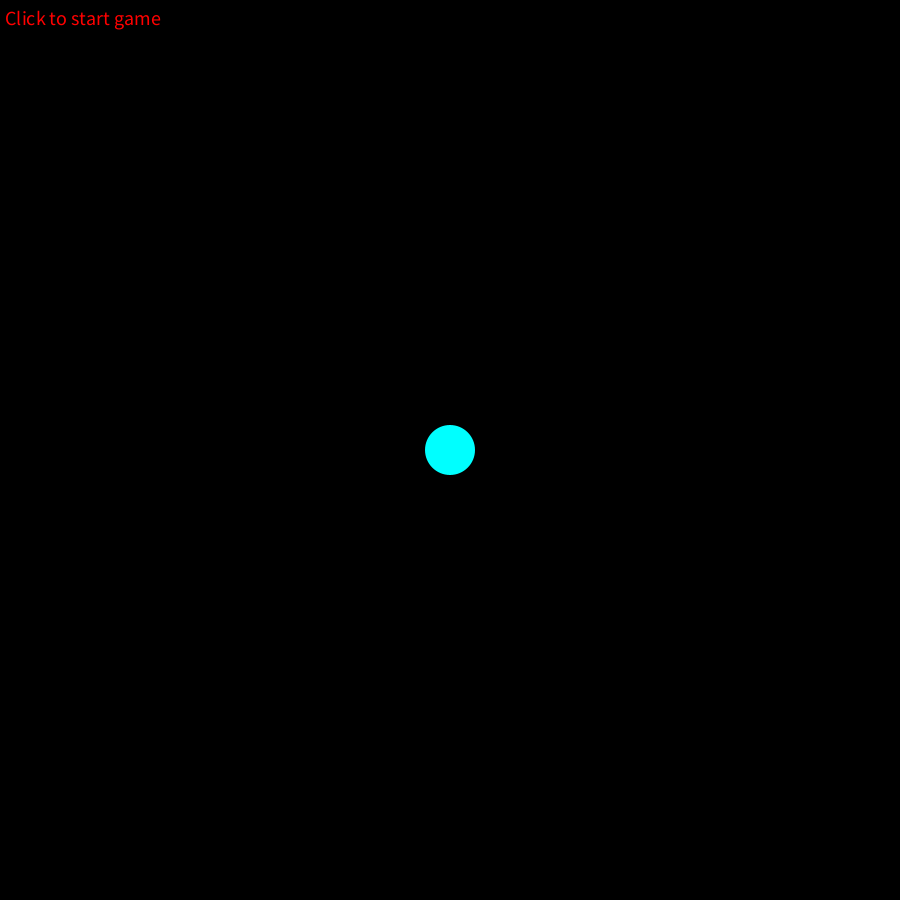
Frame 1 (no input)
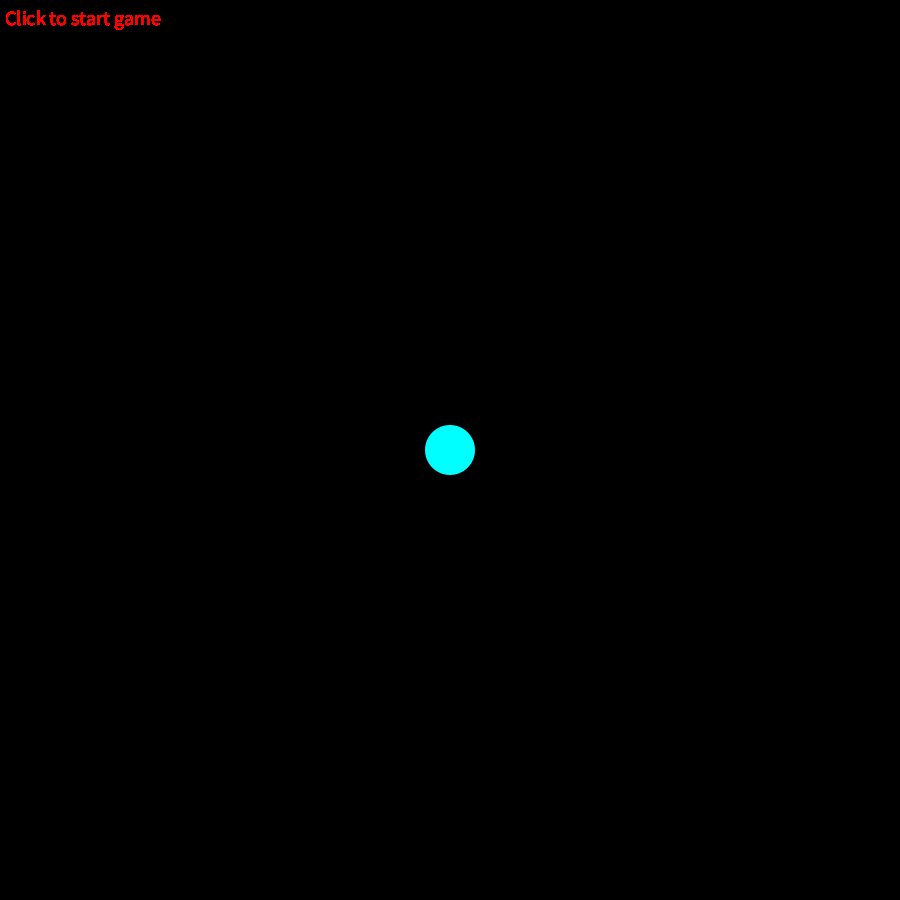
Frame 60 (the mouse pressed at the canvas centre just before this capture)
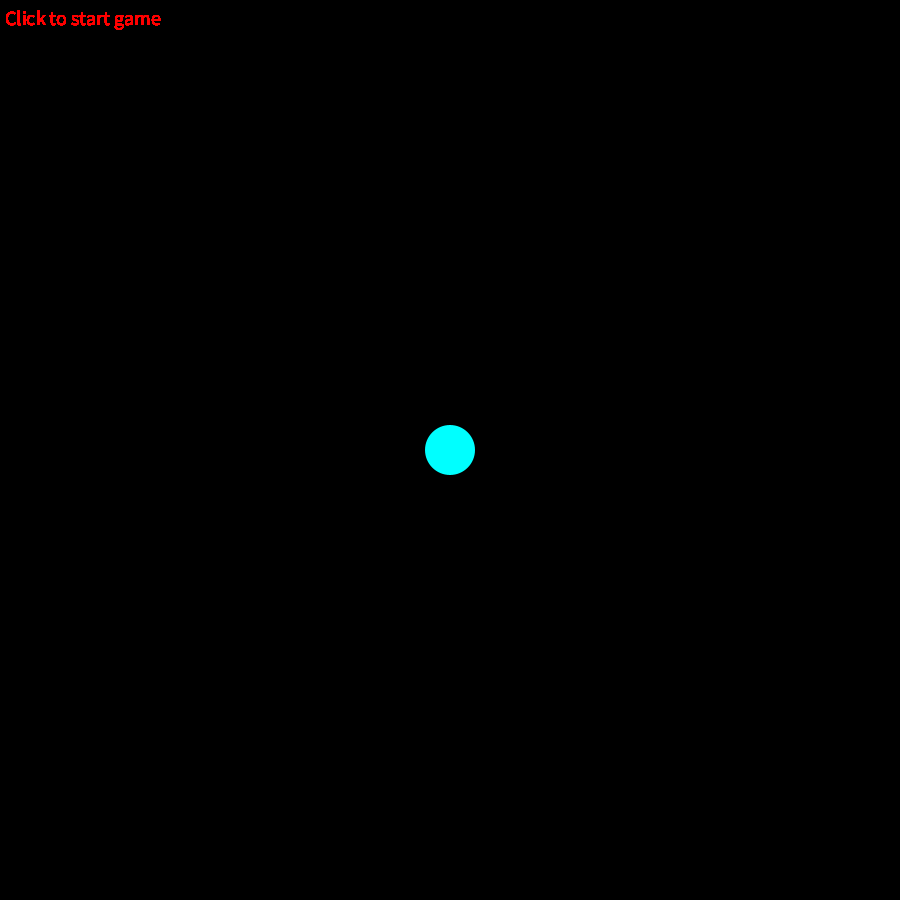
Frame 120 (the mouse held since frame 60 and released just before this capture)

The Processing sketch that drew these frames (run headless with seeded random() and noise(); from frame 60 on, the mouse is pressed at the canvas centre):

// Processing sketch: CircleDodge
// ── CircleDodge.pde
/**
 * Circle Dodge Game's main file CircleDodge.pde
 * 
 * @author Taisann Kham
 * @version 1.0 Course : ITEC 2140, Fall, 2020 Written: Spring 2020 (Janurary - May)
 * 
 * This file is similar to a Java class that contains the main method. 
 * The Processing game engine ("the main method") starts executing the game by 
 * invoking the method setup() and then will invoke draw() 60 times/sec (the default frame rate).
 * The frame rate can be changed.
 *          
 * The two most important methods in this file:
 *  setup():  Initilize variables when app is started, only one time.
 *  draw():   Update variables. Executed over and over again.
 */
final public int BLACK = color(0, 0, 0);  
final public int RED = color(255, 0, 0);

public Player player;
public Enemy[] enemies;

public boolean start; // a boolean variable that represents whetner the game is started.
public int score = 0; // score earned


/**
 * Method: setup()
 *
 * This method is only invoked once when the game is started.
 * It does a couple of standard things, such as initializes window size, applies background color.
 * Then it initializes variables, such as player location, score, and etc.
 */
 void setup() {
  // Initilize the window size.
  // size() must be called before all other Processing method calls, such as noStroke(). 
  // Both parameters have to be constant: the first is width and the second is height.
  size(900, 900); 
  
  // Disable the layer.
  noStroke();
  
  // Background color to be black
  background(BLACK);

  start = false;  //Before player click to start the game, it is set to false
  score = 0;      //set score to 0

  player = new Player(this);
  enemies = new Enemy[9];
  for (int i =0; i<9; i++) {
    enemies[i] = new Enemy(this);
  }

}


/*  
 * Method: draw
 
 * This method will be invoked in a loop, each iteration drawing a frame as in a movie.
 * The default frame rate (which can be changed) is 60 frames/sec.
 *
 * Any change to the game (variable changes) should happen here. 
 * Note that drawing in Processing uses the rule of stack:
 * - First shape/img will be at the bottom. 
 * - Shape/image drawn later will be on top.
 *
 * When the game hasn't started yet, display instruction.
 * When the game has started, display score and draw player.
 * Increase the score by 1.
 */
void draw() {
  if (!start) {
    displayInst(); //display instruction if not started yet
  }
  if (start) {
    background(BLACK); //repaint the background each frame to hide previous frame
    displayScore(); //display score
    player.drawPlayer();   //draw the player where the mouse is

    for (int i=0; i<9; i++) {
      player.collide(enemies[i]); //check whether collide with enemies[i]   
      enemies[i].drawEnemy(); //draw enemies[i]
    }
  }
  score++;  //increase the score with the passing of time
}

/*  
 * Method: displayInst
 * 
 * Display a text at the upper left corner of the window, starting at coordinates (5, 25).
 */
public void displayInst() {
  textSize(20);
  fill(RED);
  text("Click to start game", 5, 25);
}

/*  
 * Method: displayScore
 * 
 * Display the score at the upper left corner of the window, starting at coordinates (5, 25).
 */
public void displayScore() {
  textSize(20);
  fill(RED);
  text("Score: " + score, 5, 25);
}





/**
 * Method: keyPressed
 *
 * Called when a key is pressed. 
 * 
 * If the key pressed is the ENTER key, start the game.
 */
public void keyPressed() {
  if (key == ENTER) {
    start = true;
  }
}

/**
 * Method: mouseClicked
 *
 * Called when mouses is clicked to start the game.
 */
public void mouseClicked(){
  start = true;
}

// ── Enemy.pde
/**
 * Circle Dodge Game's enemy class, Enemy.
 * 
 * @author Taisann Kham
 * @version 1.0 Course : ITEC 2140, Fall, 2020 Written: Spring 2020 (Janurary - May)
 * 
 * Enemy class contains the attributes and methods for an enemy.
 */
public class Enemy {
  final private int BLACK = color(0, 0, 0);  
  final private int RED = color(255, 0, 0);
  final private int GREEN = color(0, 255, 0); 
  final private int PURPLE = color(255, 0, 255);
  final private int YELLOW = color(255, 255, 0);
  private int enemyStartingEdge; //enemy's random starting location (either x or y)
  private float enemyX;     //x coordinate of the center of the enemy circle
  private float enemyY;     //y coordinate of the center of the enemy circle
  private int enemySize;    //diameter of the enemy circle
  private color enemyColor; //color of the enemy circle
  private float enemySpeed; //enemy's moving speed
  private float enemySpeedAdjustor = 0.5;  /* Use a value between 0.1 and 1.0 
to change the enemy speed. Smaller value will slow down the enemy, making
it easier for testing the game. */
  private CircleDodge game;
  private int type;
  private int timeSinceSpawned;
  
  /**
   * Method: Enemy class constructor
   *
   * Initialize the attributes.
   * For type:
   *   1 purple chaser (will die after chasing for 300 frames' time)
   *   2 yellow fast
   *   3 gree big slow
   *   4 red regular
   */
  public Enemy(CircleDodge game) {
    this.game = game;
    spawnEnemy();
  }
  
  /**
   * Method: getEnemyX
   */
  public float getEnemyX() {
    return enemyX;
    
  }

  /**
   * Method: getEnemyY
   */
  public float getEnemyY() {
    return enemyY;
    
  }

  /**
   * Method: getEnemySize
   */
  public float getEnemySize() {
    return enemySize;
    
  }

  /**
   * Method: spawnEnemy
   *
   * This method will create an enemy circle just outside of the window.
   */
  public void spawnEnemy()
  {
    timeSinceSpawned = 0;
    type = 1 + (int) random(4); //type is randomly generated (1 to 4).
    
    if(type == 1) //Chaser Enemy
    {
      enemySize = 50;
      enemyColor = PURPLE;
      enemySpeed = 4;
    }
    
    if (type == 2) //Fast Enemy
    {
      enemySize = 20;
      enemyColor = YELLOW;
      enemySpeed = 11;
    }
    else if (type == 3) //Big Enemy
    {
      enemySize = 200;
      enemyColor = GREEN;
      enemySpeed = 4;
    }    
    else     //Regular Enemy
    {
      enemySize = 50;
      enemyColor = RED;
      enemySpeed = 7;
    }
    
    //random(4) generate a random float value in range [0, 4)
    //after converting to int, it has possible values 0, 1, 2, and 3.
    //0 - left, 1 - right, 2 - top, 3 - bottom
    //enemyStartingEdge = (int) random(4); 
    enemyStartingEdge = 2;
    
    if(enemyStartingEdge == 0) //Spawn from Left Edge of the Window 
    {
      //set x to a value that is to the left of the window's left edge. 
      //The enemy circle will be invisible
      enemyX = 0 - enemySize - 5;
      //set y to a random value between 0 and the window's height.
      enemyY = random(0, game.height);
    }
    else if(enemyStartingEdge == 1)  //Spawn from Right Edge of the Window 
    {
      //set x to be outside the right edge of the window
      enemyX = game.width + enemySize + 5;  
      //set y to a random value between 0 and the window's height
      enemyY = random(0, game.height); 
    }
    
    if(enemyStartingEdge == 2) //Spawn from Top Edge of the Window 
    {
      //set x to a random value between 0 and the window's width
      enemyX = random(0, game.width); 
      //set y to be above the top edge of the window
      enemyY = 0 - enemySize - 5; 
    }
    
    else  //enemyStartingEdge == 3: Spawn from Bottom Edge of the Window 
    {
      //set x to a random value between 0 and the window's width
      enemyX = random(0, game.width); 
      //set y to be below the bottom edge of the window
      enemyY = game.height + enemySize + 5; 
    }
    
    
    fill(enemyColor);
    circle(enemyX, enemyY, enemySize);
  }
  
  /**
   * Method: drawEnemy
   *
   * This method will move the enemy to its next location and 
   * then draw the circle representing the enemy.
   */
  public void drawEnemy()
  {
    timeSinceSpawned ++;
    
    //calculate the shift from current location to the next
    float positionDelta = enemySpeed * enemySpeedAdjustor;
    
    if(outOfSight()) /*Currently meant to determine if an enemy
    leaves the game window and therefore whether or not to de-spawn/re-spawn them
    
    We will alter this method to always de-spawn the fruit (and depending on if it's
    a regular question or a bonus round, possibly penalize the player.
    We may choose to have fruit stationary for the regular questions
    */
    {
      spawnEnemy();
    }
    
    else if(this.type == 1) //chaser enemy treated differently
    {
      Player player = game.player;  //get the player variable in the CircleDodge game
      //move the enemy closer to the player along the X axis
      if(enemyX < player.getPlayerX()) //enemy is to the left of player
      {
        enemyX += positionDelta; //move right
      }
      else //enemy is to the right of player
      {
        enemyX -= positionDelta; //move left
      }
      
      //move the enemy closer to the player along the Y axis
      if(enemyY < player.getPlayerY()) //enemy is above player
      {
        enemyY += positionDelta; //move down
      }
      else // enemy is below player
      {
        enemyY -= positionDelta; //move up
      }
    }
    
    
    else if(enemyStartingEdge == 0)//left spawn, move righward
    {
      //add change to the enemy's x coordinate
      enemyX += positionDelta;
    }
    else if (enemyStartingEdge == 1)//right spawn, move leftward
    {
      //subtract change from the enemy's x coordinate
      enemyX -= positionDelta;
    }
    
    
    else if (enemyStartingEdge == 2)//top spawn, move downward
    {
      //add change to the enemy's y coordinate
      enemyY += positionDelta;
    }
    
    
    else//bottom spawn, move upward
    {
      //subtract change from the enemy's y coordinate
      enemyY -= positionDelta;
    }
    
    
    fill(enemyColor);
    circle(enemyX, enemyY, enemySize); 
  }
  
  /**
   * Method: outOfSight
   *
   * This method will detect when the enemy moves out of the game window.
   * then draw the circle representing the enemy.
   *
   * @return whether the enemy's location will make the enemy disappear 
   *         from the game window
   */
  public boolean outOfSight()
  {
    //left spawned and disappeared into the right edge
    if(enemyStartingEdge == 0 && enemyX >= game.width + enemySize + 5)
    {
      return true;
    }  
    //right spawned and disappeared into the left edge
    else if (enemyStartingEdge == 1 && enemyX <= 0 - enemySize - 5)
    {
      return true;
    }
    //top spawned and disappeared into the bottom edge
    else if (enemyStartingEdge == 2 && enemyY >= game.height + enemySize + 5)
    {
      return true;
    } 
    //bottom spawned and disappeared into the top edge
    else if(enemyY <= 0 - enemySize - 5)
    {
      return true;
    }
    
    //For type 1 chaser enemy, if the time passed since spawned
    //is greater than 300, it also disappears.
    if(type == 1 && timeSinceSpawned > 300)
    {
      return true;
    }
    
    return false;
  }
}

// ── Player.pde
/**
 * Circle Dodge Game's player class, Player.
 * 
 * @author Taisann Kham
 * @version 1.0 Course : ITEC 2140, Fall, 2020 Written: Spring 2020 (Janurary - May)
 * 
 * Player class contains the attributes and methods for the player.
 */
public class Player {
  final private int AQUA = color(0, 255, 255);
  private float playerX;  //x coordinate of the center of the player circle
  private float playerY;  //y coordinate of the center of the playe circle
  private int playerSize; //diameter of the player circle
  private color playerColor = AQUA; //color of the player circle
  private CircleDodge game; 
  
  /**
   * Method: Player class constructor
   *
   * Initialize the attributes.
   */
  public Player(CircleDodge game) {
    this.game = game;
    playerX = game.width/2;  //player x is in the middle of the window's width
    playerY = game.height/2; //player y is in the middle of the window's height
    playerSize = 50;         //player diameter is 50
  
    fill(playerColor);   //set the fill color
    circle(playerX, playerY, playerSize);  //display the circle
  }
  
  /**
   * Method: getPlayerX
   */
  public float getPlayerX() {
    return playerX;
    
  }

  /**
   * Method: getPlayerY
   */
  public float getPlayerY() {
    return playerY;
    
  }
  
  /**
   * Method: drawPlayer
   * 
   * Set the player's coordinates where the mouse cursor is.
   * Then draw a circle at the location.
   */ 
  public void drawPlayer()
  {
    playerX = mouseX;
    playerY = mouseY;
    fill(playerColor);
    circle(playerX, playerY, playerSize);
  }
  
  
  
  /**
   * Method: collide
   *
   * Check whether the player circle overlaps with an enemy circle,
   * if so, a collision occurs and the game is over.
   */
  private void collide(Enemy e) {
    //distance between the centers of the player and the enemy
    float distance = dist(this.playerX, this.playerY, e.getEnemyX(), e.getEnemyY());
    float playerRadius = this.playerSize/2;  //diameter / 2 is radius
    float enemyRadius = e.getEnemySize()/2;
    
    // distance between two centers < the sum of two radii: collision
    if(distance < enemyRadius + playerRadius) {
      System.out.println(e.type);
      System.out.println(distance);
      System.out.println(enemyRadius);
      System.out.println(playerRadius);
      game.setup();  //restart the game
    }
  }
}
